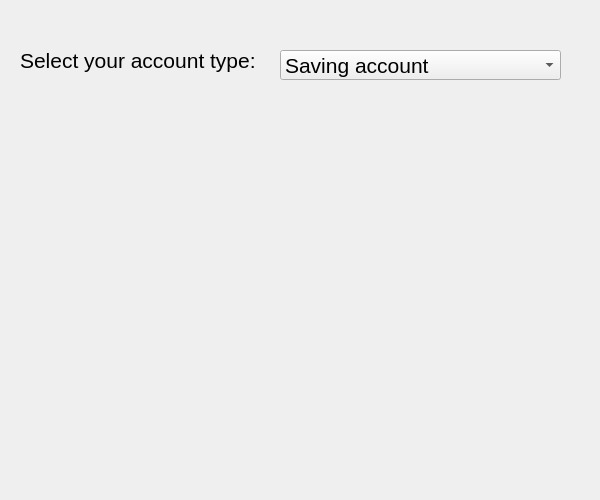
<?xml version="1.0" encoding="UTF-8"?>
<ui version="4.0">
 <class>Dialog</class>
 <widget class="QDialog" name="Dialog">
  <property name="geometry">
   <rect>
    <x>0</x>
    <y>0</y>
    <width>600</width>
    <height>500</height>
   </rect>
  </property>
  <property name="font">
   <font>
    <pointsize>16</pointsize>
   </font>
  </property>
  <property name="windowTitle">
   <string>Dialog</string>
  </property>
  <widget class="QLabel" name="label">
   <property name="geometry">
    <rect>
     <x>20</x>
     <y>40</y>
     <width>251</width>
     <height>40</height>
    </rect>
   </property>
   <property name="text">
    <string>Select your account type:</string>
   </property>
  </widget>
  <widget class="QComboBox" name="comboBoxAccountType">
   <property name="geometry">
    <rect>
     <x>280</x>
     <y>50</y>
     <width>281</width>
     <height>30</height>
    </rect>
   </property>
   <property name="styleSheet">
    <string notr="true"/>
   </property>
   <item>
    <property name="text">
     <string>Saving account</string>
    </property>
   </item>
   <item>
    <property name="text">
     <string>Current account</string>
    </property>
   </item>
   <item>
    <property name="text">
     <string>Recurring deposit account</string>
    </property>
   </item>
   <item>
    <property name="text">
     <string>Fixed deposit account</string>
    </property>
   </item>
  </widget>
  <widget class="QLabel" name="labelAccountType">
   <property name="geometry">
    <rect>
     <x>0</x>
     <y>110</y>
     <width>600</width>
     <height>40</height>
    </rect>
   </property>
   <property name="text">
    <string/>
   </property>
  </widget>
 </widget>
 <resources/>
 <connections/>
</ui>
